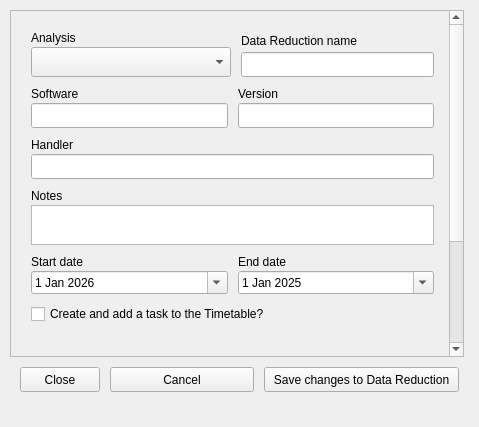
<?xml version="1.0" encoding="UTF-8"?>
<ui version="4.0">
 <class>EditeReductionWindow</class>
 <widget class="QDialog" name="EditeReductionWindow">
  <property name="geometry">
   <rect>
    <x>0</x>
    <y>0</y>
    <width>479</width>
    <height>427</height>
   </rect>
  </property>
  <property name="sizePolicy">
   <sizepolicy hsizetype="Preferred" vsizetype="Expanding">
    <horstretch>0</horstretch>
    <verstretch>0</verstretch>
   </sizepolicy>
  </property>
  <property name="minimumSize">
   <size>
    <width>0</width>
    <height>0</height>
   </size>
  </property>
  <property name="maximumSize">
   <size>
    <width>760</width>
    <height>550</height>
   </size>
  </property>
  <property name="windowTitle">
   <string>Dialog</string>
  </property>
  <property name="styleSheet">
   <string notr="true">QWidget{
	color: #F8F8F2;
	font: 8pt &quot;Inter 24pt Medium&quot;;
}
#bgApp {	
	background-color: rgb(44, 49, 58);
	border-radius: 10px;
}
#ContentBox {border-radius: 10px;}
#bottomBar {
	background-color: rgb(33, 37, 43);
	border-bottom-left-radius: 10px;
	border-bottom-right-radius: 10px;
}
#bgReduction {
	background-color: rgb(33, 37, 43);
	border-radius: 10px;
	border: 1px solid #525f7f;
}
#bgStatus {
	background-color: rgb(33, 37, 43);
	border-radius: 10px;
	border: 1px solid #525f7f;
}
#bgFile {
	background-color: rgb(33, 37, 43);
	border-radius: 10px;
	border: 1px solid #525f7f;
}

#btn_saveReduction {
	border-radius: 5px;	
	border: none;
	background-color: rgb(66, 209, 102);
}
#btn_saveReduction:hover {
	background-color: #50fA7B;
}
#btn_saveReduction:pressed {
	background-color: rgb(66, 209, 102);
}
#btn_cancel {
	border-radius: 5px;	
	border: none;
	background-color: rgb(52, 59, 72);
}
#btn_cancel:hover {
	background-color: rgb(61, 70, 86);
}
#btn_cancel:pressed {
	background-color: rgb(52, 59, 72);
}
#btn_copy {
	border-radius: 5px;	
	border: none;
	background-color: rgb(52, 59, 72);
}
#btn_copy:hover {
	background-color: rgb(61, 70, 86);
}
#btn_copy:pressed {
	background-color: rgb(52, 59, 72);
}
#btn_close {
	border-radius: 5px;	
	border: none;
	background-color: rgb(52, 59, 72);
}
#btn_close:hover {
	background-color: #FF5555;
}
#btn_close:pressed {
	background-color: rgb(52, 59, 72);
}
#content .QLineEdit {
	background-color: rgb(52, 59, 72);
	border-radius: 5px;
	padding-left: 5px;
	selection-color: rgb(255, 255, 255);
	selection-background-color: rgb(255, 121, 198);
	color: #ffb86c;
}
#content .QLineEdit:hover {
	border: 2px solid rgb(64, 71, 88);
}
#content .QLineEdit:focus {
	border: 2px solid rgb(91, 101, 124);
}

#content .QTextEdit {
	background-color: rgb(52, 59, 72);
	border-radius: 5px;
	padding-left: 5px;
	selection-color: rgb(255, 255, 255);
	selection-background-color: rgb(255, 121, 198);
	color: #ffb86c;
}
#content .QTextEdit:hover {
	border: 2px solid rgb(64, 71, 88);
}
#content .QTextEdit:focus {
	border: 2px solid rgb(91, 101, 124);
}

#content .QLabel {
	color: #EAEAF0;
	font: 8pt &quot;Inter 24pt Medium&quot;;
}

QComboBox{
	background-color: rgb(52, 59, 72);
	border-radius: 5px;
	border: 2px solid rgb(52, 59, 72);
	padding: 5px;
	padding-left: 10px;
	color: #ffb86c;
}
QComboBox:hover{
	border: 2px solid rgb(64, 71, 88);
}
QComboBox::drop-down {
	subcontrol-origin: padding;
	subcontrol-position: top right;
	width: 25px; 
	border-left-width: 3px;
	border-left-color: rgba(39, 44, 54, 150);
	border-left-style: solid;
	border-top-right-radius: 3px;
	border-bottom-right-radius: 3px;	
 }
QComboBox::down-arrow {
	image: url(:/icons/icons/cil-arrow-drop-down.png)
}
QComboBox::down-arrow:on {
    top: 1px;
    left: 1px;
}
QComboBox QAbstractItemView {
	color: #ff5555;	
	background-color: rgb(33, 37, 43);
	padding: 10px;
	selection-background-color: rgb(39, 44, 54);
}
QCheckBox::indicator {
    border: 3px solid rgb(52, 59, 72);
	width: 15px;
	height: 15px;
    background: rgb(44, 49, 60);
}
QCheckBox::indicator:hover {
    border: 3px solid rgb(58, 66, 81);
}
QCheckBox::indicator:checked {
    background: 3px solid rgb(52, 59, 72);
	border: 3px solid rgb(52, 59, 72);	
	background-image: url(:/icons/icons/cil-check-alt.png);
}
QDateEdit{
	background-color: rgb(52, 59, 72);
	border-radius: 5px;
	border: 2px solid rgb(52, 59, 72);
	padding: 5px;
	padding-left: 10px;
	color: #ffb86c;
}
QDateEdit:hover{
	border: 2px solid rgb(64, 71, 88);
}
QDateEdit::drop-down {
	subcontrol-origin: padding;
	subcontrol-position: top right;
	width: 25px; 
	border-left-width: 3px;
	border-left-color: rgba(39, 44, 54, 150);
	border-left-style: solid;
	border-top-right-radius: 3px;
	border-bottom-right-radius: 3px;	
	background-image: url(:/icons/icons/cil-arrow-drop-down.png);
	background-position: center;
	background-repeat: no-reperat;
 }
QDateEdit QAbstractItemView {
	color: #ff5555;	
	background-color: rgb(33, 37, 43);
	padding: 10px;
	selection-background-color: rgb(39, 44, 54);
}
QScrollArea {
    background: transparent;
    border: none;
}

QScrollArea &gt; QWidget &gt; QWidget {
    background: transparent;
}
QScrollBar:vertical {
    background: transparent;
    width: 5px;
    margin: 12px 0px 12px 0px;
    border: none;
}
QScrollBar::handle:vertical {
    background: #525f7f;
    min-height: 30px;
    border-radius: 2px;
}
QScrollBar::handle:vertical:hover {
    background: rgb(83, 88, 112);
}
QScrollBar::handle:vertical:pressed {
    background: #343746;
}
QScrollBar::sub-line:vertical {
            height: 14px;
            background: transparent;
            subcontrol-origin: margin;
            subcontrol-position: top;
}
QScrollBar::add-line:vertical {
            height: 14px;
            background: transparent;
            subcontrol-origin: margin;
            subcontrol-position: bottom;
}
QScrollBar::up-arrow:vertical {
            image: url(:/icons/icons/cil-arrow-up.png);
            width: 15px;
            height: 15px;
}
QScrollBar::down-arrow:vertical {
            image: url(:/icons/icons/cil-arrow-down.png);
            width: 15px;
            height: 15px;
}
QScrollBar::add-page:vertical,
        QScrollBar::sub-page:vertical {
            background: transparent;
}</string>
  </property>
  <layout class="QVBoxLayout" name="verticalLayout">
   <property name="spacing">
    <number>0</number>
   </property>
   <property name="leftMargin">
    <number>10</number>
   </property>
   <property name="topMargin">
    <number>10</number>
   </property>
   <property name="rightMargin">
    <number>10</number>
   </property>
   <property name="bottomMargin">
    <number>10</number>
   </property>
   <item>
    <widget class="QFrame" name="bgApp">
     <property name="sizePolicy">
      <sizepolicy hsizetype="Preferred" vsizetype="Preferred">
       <horstretch>0</horstretch>
       <verstretch>0</verstretch>
      </sizepolicy>
     </property>
     <property name="frameShape">
      <enum>QFrame::NoFrame</enum>
     </property>
     <property name="frameShadow">
      <enum>QFrame::Raised</enum>
     </property>
     <layout class="QVBoxLayout" name="shadow">
      <property name="spacing">
       <number>0</number>
      </property>
      <property name="leftMargin">
       <number>0</number>
      </property>
      <property name="topMargin">
       <number>0</number>
      </property>
      <property name="rightMargin">
       <number>0</number>
      </property>
      <property name="bottomMargin">
       <number>0</number>
      </property>
      <item>
       <widget class="QFrame" name="contentBox">
        <property name="frameShape">
         <enum>QFrame::NoFrame</enum>
        </property>
        <property name="frameShadow">
         <enum>QFrame::Raised</enum>
        </property>
        <layout class="QVBoxLayout" name="verticalLayout_2">
         <property name="spacing">
          <number>0</number>
         </property>
         <property name="leftMargin">
          <number>0</number>
         </property>
         <property name="topMargin">
          <number>0</number>
         </property>
         <property name="rightMargin">
          <number>0</number>
         </property>
         <property name="bottomMargin">
          <number>0</number>
         </property>
         <item>
          <widget class="QFrame" name="contentBottom">
           <property name="frameShape">
            <enum>QFrame::NoFrame</enum>
           </property>
           <property name="frameShadow">
            <enum>QFrame::Raised</enum>
           </property>
           <layout class="QVBoxLayout" name="verticalLayout_4">
            <property name="spacing">
             <number>0</number>
            </property>
            <property name="leftMargin">
             <number>0</number>
            </property>
            <property name="topMargin">
             <number>0</number>
            </property>
            <property name="rightMargin">
             <number>0</number>
            </property>
            <property name="bottomMargin">
             <number>0</number>
            </property>
            <item>
             <widget class="QFrame" name="content">
              <property name="frameShape">
               <enum>QFrame::NoFrame</enum>
              </property>
              <property name="frameShadow">
               <enum>QFrame::Raised</enum>
              </property>
              <layout class="QVBoxLayout" name="verticalLayout_19">
               <property name="spacing">
                <number>0</number>
               </property>
               <property name="leftMargin">
                <number>0</number>
               </property>
               <property name="topMargin">
                <number>0</number>
               </property>
               <property name="rightMargin">
                <number>5</number>
               </property>
               <property name="bottomMargin">
                <number>0</number>
               </property>
               <item>
                <widget class="QScrollArea" name="scrollArea">
                 <property name="widgetResizable">
                  <bool>true</bool>
                 </property>
                 <widget class="QWidget" name="scrollAreaWidgetContents">
                  <property name="geometry">
                   <rect>
                    <x>0</x>
                    <y>0</y>
                    <width>449</width>
                    <height>543</height>
                   </rect>
                  </property>
                  <layout class="QVBoxLayout" name="verticalLayout_20">
                   <property name="spacing">
                    <number>10</number>
                   </property>
                   <property name="leftMargin">
                    <number>10</number>
                   </property>
                   <property name="topMargin">
                    <number>10</number>
                   </property>
                   <property name="rightMargin">
                    <number>5</number>
                   </property>
                   <property name="bottomMargin">
                    <number>10</number>
                   </property>
                   <item>
                    <widget class="QFrame" name="bgReduction">
                     <property name="frameShape">
                      <enum>QFrame::NoFrame</enum>
                     </property>
                     <property name="frameShadow">
                      <enum>QFrame::Raised</enum>
                     </property>
                     <layout class="QVBoxLayout" name="verticalLayout_16">
                      <property name="spacing">
                       <number>10</number>
                      </property>
                      <property name="leftMargin">
                       <number>10</number>
                      </property>
                      <property name="topMargin">
                       <number>10</number>
                      </property>
                      <property name="rightMargin">
                       <number>10</number>
                      </property>
                      <property name="bottomMargin">
                       <number>10</number>
                      </property>
                      <item>
                       <layout class="QHBoxLayout" name="horizontalLayout_7">
                        <property name="spacing">
                         <number>10</number>
                        </property>
                        <item>
                         <layout class="QVBoxLayout" name="verticalLayout_5">
                          <property name="spacing">
                           <number>2</number>
                          </property>
                          <item>
                           <widget class="QLabel" name="label">
                            <property name="text">
                             <string>Analysis</string>
                            </property>
                           </widget>
                          </item>
                          <item>
                           <widget class="QComboBox" name="analysis">
                            <property name="sizePolicy">
                             <sizepolicy hsizetype="Expanding" vsizetype="Fixed">
                              <horstretch>0</horstretch>
                              <verstretch>0</verstretch>
                             </sizepolicy>
                            </property>
                            <property name="minimumSize">
                             <size>
                              <width>200</width>
                              <height>30</height>
                             </size>
                            </property>
                            <property name="maximumSize">
                             <size>
                              <width>16777215</width>
                              <height>30</height>
                             </size>
                            </property>
                            <property name="cursor">
                             <cursorShape>PointingHandCursor</cursorShape>
                            </property>
                           </widget>
                          </item>
                         </layout>
                        </item>
                        <item>
                         <layout class="QVBoxLayout" name="verticalLayout_6">
                          <property name="spacing">
                           <number>2</number>
                          </property>
                          <item>
                           <widget class="QLabel" name="label_2">
                            <property name="text">
                             <string>Data Reduction name</string>
                            </property>
                           </widget>
                          </item>
                          <item>
                           <widget class="QLineEdit" name="reductionName">
                            <property name="minimumSize">
                             <size>
                              <width>0</width>
                              <height>25</height>
                             </size>
                            </property>
                            <property name="maximumSize">
                             <size>
                              <width>16777215</width>
                              <height>25</height>
                             </size>
                            </property>
                           </widget>
                          </item>
                         </layout>
                        </item>
                       </layout>
                      </item>
                      <item>
                       <layout class="QHBoxLayout" name="horizontalLayout_3">
                        <property name="spacing">
                         <number>10</number>
                        </property>
                        <item>
                         <layout class="QVBoxLayout" name="verticalLayout_7">
                          <property name="spacing">
                           <number>2</number>
                          </property>
                          <item>
                           <widget class="QLabel" name="label_3">
                            <property name="text">
                             <string>Software</string>
                            </property>
                           </widget>
                          </item>
                          <item>
                           <widget class="QLineEdit" name="software">
                            <property name="minimumSize">
                             <size>
                              <width>0</width>
                              <height>25</height>
                             </size>
                            </property>
                            <property name="maximumSize">
                             <size>
                              <width>16777215</width>
                              <height>25</height>
                             </size>
                            </property>
                           </widget>
                          </item>
                         </layout>
                        </item>
                        <item>
                         <layout class="QVBoxLayout" name="verticalLayout_8">
                          <property name="spacing">
                           <number>2</number>
                          </property>
                          <item>
                           <widget class="QLabel" name="label_4">
                            <property name="text">
                             <string>Version</string>
                            </property>
                           </widget>
                          </item>
                          <item>
                           <widget class="QLineEdit" name="version">
                            <property name="minimumSize">
                             <size>
                              <width>0</width>
                              <height>25</height>
                             </size>
                            </property>
                            <property name="maximumSize">
                             <size>
                              <width>16777215</width>
                              <height>25</height>
                             </size>
                            </property>
                           </widget>
                          </item>
                         </layout>
                        </item>
                       </layout>
                      </item>
                      <item>
                       <layout class="QVBoxLayout" name="verticalLayout_9">
                        <property name="spacing">
                         <number>2</number>
                        </property>
                        <item>
                         <widget class="QLabel" name="label_5">
                          <property name="text">
                           <string>Handler</string>
                          </property>
                         </widget>
                        </item>
                        <item>
                         <widget class="QLineEdit" name="handler">
                          <property name="minimumSize">
                           <size>
                            <width>0</width>
                            <height>25</height>
                           </size>
                          </property>
                          <property name="maximumSize">
                           <size>
                            <width>16777215</width>
                            <height>25</height>
                           </size>
                          </property>
                         </widget>
                        </item>
                       </layout>
                      </item>
                      <item>
                       <layout class="QVBoxLayout" name="verticalLayout_10">
                        <property name="spacing">
                         <number>2</number>
                        </property>
                        <item>
                         <widget class="QLabel" name="label_6">
                          <property name="text">
                           <string>Notes</string>
                          </property>
                         </widget>
                        </item>
                        <item>
                         <widget class="QTextEdit" name="notes">
                          <property name="minimumSize">
                           <size>
                            <width>0</width>
                            <height>40</height>
                           </size>
                          </property>
                          <property name="maximumSize">
                           <size>
                            <width>16777215</width>
                            <height>40</height>
                           </size>
                          </property>
                         </widget>
                        </item>
                       </layout>
                      </item>
                      <item>
                       <layout class="QHBoxLayout" name="horizontalLayout_8">
                        <property name="spacing">
                         <number>10</number>
                        </property>
                        <item>
                         <layout class="QVBoxLayout" name="verticalLayout_15">
                          <property name="spacing">
                           <number>2</number>
                          </property>
                          <item>
                           <widget class="QLabel" name="label_10">
                            <property name="text">
                             <string>Start date</string>
                            </property>
                           </widget>
                          </item>
                          <item>
                           <widget class="QDateEdit" name="startEnd">
                            <property name="cursor">
                             <cursorShape>PointingHandCursor</cursorShape>
                            </property>
                            <property name="minimumDate">
                             <date>
                              <year>2026</year>
                              <month>1</month>
                              <day>1</day>
                             </date>
                            </property>
                            <property name="calendarPopup">
                             <bool>true</bool>
                            </property>
                           </widget>
                          </item>
                         </layout>
                        </item>
                        <item>
                         <layout class="QVBoxLayout" name="verticalLayout_14">
                          <property name="spacing">
                           <number>2</number>
                          </property>
                          <item>
                           <widget class="QLabel" name="label_11">
                            <property name="text">
                             <string>End date</string>
                            </property>
                           </widget>
                          </item>
                          <item>
                           <widget class="QDateEdit" name="endDate">
                            <property name="cursor">
                             <cursorShape>PointingHandCursor</cursorShape>
                            </property>
                            <property name="minimumDate">
                             <date>
                              <year>2025</year>
                              <month>1</month>
                              <day>1</day>
                             </date>
                            </property>
                            <property name="calendarPopup">
                             <bool>true</bool>
                            </property>
                           </widget>
                          </item>
                         </layout>
                        </item>
                       </layout>
                      </item>
                      <item>
                       <widget class="QCheckBox" name="task">
                        <property name="cursor">
                         <cursorShape>PointingHandCursor</cursorShape>
                        </property>
                        <property name="text">
                         <string>Create and add a task to the Timetable?</string>
                        </property>
                       </widget>
                      </item>
                     </layout>
                    </widget>
                   </item>
                   <item>
                    <widget class="QFrame" name="bgStatus">
                     <property name="frameShape">
                      <enum>QFrame::NoFrame</enum>
                     </property>
                     <property name="frameShadow">
                      <enum>QFrame::Raised</enum>
                     </property>
                     <layout class="QVBoxLayout" name="verticalLayout_17">
                      <property name="spacing">
                       <number>10</number>
                      </property>
                      <property name="leftMargin">
                       <number>10</number>
                      </property>
                      <property name="topMargin">
                       <number>10</number>
                      </property>
                      <property name="rightMargin">
                       <number>10</number>
                      </property>
                      <property name="bottomMargin">
                       <number>10</number>
                      </property>
                      <item>
                       <layout class="QHBoxLayout" name="horizontalLayout_6">
                        <property name="spacing">
                         <number>10</number>
                        </property>
                        <item>
                         <layout class="QVBoxLayout" name="verticalLayout_11">
                          <property name="spacing">
                           <number>2</number>
                          </property>
                          <item alignment="Qt::AlignTop">
                           <widget class="QLabel" name="label_7">
                            <property name="text">
                             <string>Status</string>
                            </property>
                           </widget>
                          </item>
                          <item>
                           <widget class="QComboBox" name="status">
                            <property name="cursor">
                             <cursorShape>PointingHandCursor</cursorShape>
                            </property>
                            <item>
                             <property name="text">
                              <string>Logged in</string>
                             </property>
                            </item>
                            <item>
                             <property name="text">
                              <string>Data Reduction in progress...</string>
                             </property>
                            </item>
                            <item>
                             <property name="text">
                              <string>Data Reduction finished</string>
                             </property>
                            </item>
                            <item>
                             <property name="text">
                              <string>Results sent to User</string>
                             </property>
                            </item>
                           </widget>
                          </item>
                         </layout>
                        </item>
                        <item>
                         <layout class="QVBoxLayout" name="verticalLayout_12">
                          <property name="spacing">
                           <number>2</number>
                          </property>
                          <item>
                           <widget class="QLabel" name="label_8">
                            <property name="text">
                             <string>Date</string>
                            </property>
                           </widget>
                          </item>
                          <item>
                           <widget class="QDateEdit" name="date">
                            <property name="minimumSize">
                             <size>
                              <width>110</width>
                              <height>30</height>
                             </size>
                            </property>
                            <property name="maximumSize">
                             <size>
                              <width>4745757</width>
                              <height>30</height>
                             </size>
                            </property>
                            <property name="cursor">
                             <cursorShape>PointingHandCursor</cursorShape>
                            </property>
                            <property name="minimumDate">
                             <date>
                              <year>2026</year>
                              <month>1</month>
                              <day>1</day>
                             </date>
                            </property>
                            <property name="calendarPopup">
                             <bool>true</bool>
                            </property>
                           </widget>
                          </item>
                         </layout>
                        </item>
                       </layout>
                      </item>
                     </layout>
                    </widget>
                   </item>
                   <item>
                    <widget class="QFrame" name="bgFile">
                     <property name="frameShape">
                      <enum>QFrame::NoFrame</enum>
                     </property>
                     <property name="frameShadow">
                      <enum>QFrame::Raised</enum>
                     </property>
                     <layout class="QVBoxLayout" name="verticalLayout_18">
                      <item alignment="Qt::AlignLeft">
                       <widget class="QCheckBox" name="generate">
                        <property name="cursor">
                         <cursorShape>PointingHandCursor</cursorShape>
                        </property>
                        <property name="text">
                         <string>Use file name generator?</string>
                        </property>
                       </widget>
                      </item>
                      <item>
                       <layout class="QVBoxLayout" name="verticalLayout_13">
                        <property name="spacing">
                         <number>2</number>
                        </property>
                        <item>
                         <widget class="QLabel" name="label_9">
                          <property name="text">
                           <string>File name</string>
                          </property>
                         </widget>
                        </item>
                        <item>
                         <layout class="QHBoxLayout" name="horizontalLayout_4">
                          <property name="spacing">
                           <number>2</number>
                          </property>
                          <item>
                           <widget class="QLineEdit" name="fileName">
                            <property name="minimumSize">
                             <size>
                              <width>0</width>
                              <height>25</height>
                             </size>
                            </property>
                            <property name="maximumSize">
                             <size>
                              <width>16777215</width>
                              <height>25</height>
                             </size>
                            </property>
                           </widget>
                          </item>
                          <item>
                           <widget class="QPushButton" name="btn_copy">
                            <property name="minimumSize">
                             <size>
                              <width>60</width>
                              <height>25</height>
                             </size>
                            </property>
                            <property name="maximumSize">
                             <size>
                              <width>60</width>
                              <height>25</height>
                             </size>
                            </property>
                            <property name="cursor">
                             <cursorShape>PointingHandCursor</cursorShape>
                            </property>
                            <property name="text">
                             <string>Copy</string>
                            </property>
                            <property name="icon">
                             <iconset resource="../resources/resources.qrc">
                              <normaloff>:/icons/icons/cil-copy.png</normaloff>:/icons/icons/cil-copy.png</iconset>
                            </property>
                           </widget>
                          </item>
                         </layout>
                        </item>
                       </layout>
                      </item>
                     </layout>
                    </widget>
                   </item>
                  </layout>
                 </widget>
                </widget>
               </item>
              </layout>
             </widget>
            </item>
            <item>
             <widget class="QFrame" name="bottomBar">
              <property name="minimumSize">
               <size>
                <width>0</width>
                <height>60</height>
               </size>
              </property>
              <property name="maximumSize">
               <size>
                <width>16777215</width>
                <height>60</height>
               </size>
              </property>
              <property name="frameShape">
               <enum>QFrame::NoFrame</enum>
              </property>
              <property name="frameShadow">
               <enum>QFrame::Raised</enum>
              </property>
              <layout class="QVBoxLayout" name="verticalLayout_3">
               <property name="spacing">
                <number>0</number>
               </property>
               <property name="leftMargin">
                <number>0</number>
               </property>
               <property name="topMargin">
                <number>0</number>
               </property>
               <property name="rightMargin">
                <number>0</number>
               </property>
               <property name="bottomMargin">
                <number>0</number>
               </property>
               <item>
                <widget class="QFrame" name="frame">
                 <property name="frameShape">
                  <enum>QFrame::NoFrame</enum>
                 </property>
                 <property name="frameShadow">
                  <enum>QFrame::Raised</enum>
                 </property>
                 <layout class="QHBoxLayout" name="horizontalLayout_2">
                  <property name="spacing">
                   <number>10</number>
                  </property>
                  <property name="leftMargin">
                   <number>10</number>
                  </property>
                  <property name="topMargin">
                   <number>10</number>
                  </property>
                  <property name="rightMargin">
                   <number>10</number>
                  </property>
                  <property name="bottomMargin">
                   <number>0</number>
                  </property>
                  <item>
                   <widget class="QPushButton" name="btn_close">
                    <property name="minimumSize">
                     <size>
                      <width>25</width>
                      <height>0</height>
                     </size>
                    </property>
                    <property name="maximumSize">
                     <size>
                      <width>80</width>
                      <height>25</height>
                     </size>
                    </property>
                    <property name="cursor">
                     <cursorShape>PointingHandCursor</cursorShape>
                    </property>
                    <property name="text">
                     <string>Close</string>
                    </property>
                    <property name="icon">
                     <iconset resource="../resources/resources.qrc">
                      <normaloff>:/icons/icons/cil-close.png</normaloff>:/icons/icons/cil-close.png</iconset>
                    </property>
                   </widget>
                  </item>
                  <item>
                   <widget class="QPushButton" name="btn_cancel">
                    <property name="minimumSize">
                     <size>
                      <width>0</width>
                      <height>25</height>
                     </size>
                    </property>
                    <property name="maximumSize">
                     <size>
                      <width>16777215</width>
                      <height>25</height>
                     </size>
                    </property>
                    <property name="cursor">
                     <cursorShape>PointingHandCursor</cursorShape>
                    </property>
                    <property name="text">
                     <string>Cancel</string>
                    </property>
                    <property name="icon">
                     <iconset resource="../resources/resources.qrc">
                      <normaloff>:/icons/icons/cil-cancel.png</normaloff>:/icons/icons/cil-cancel.png</iconset>
                    </property>
                   </widget>
                  </item>
                  <item>
                   <widget class="QPushButton" name="btn_saveReduction">
                    <property name="minimumSize">
                     <size>
                      <width>195</width>
                      <height>25</height>
                     </size>
                    </property>
                    <property name="maximumSize">
                     <size>
                      <width>16777215</width>
                      <height>25</height>
                     </size>
                    </property>
                    <property name="cursor">
                     <cursorShape>PointingHandCursor</cursorShape>
                    </property>
                    <property name="text">
                     <string>Save changes to Data Reduction</string>
                    </property>
                    <property name="icon">
                     <iconset resource="../resources/resources.qrc">
                      <normaloff>:/icons/icons/cill-ok-filled.png</normaloff>:/icons/icons/cill-ok-filled.png</iconset>
                    </property>
                   </widget>
                  </item>
                 </layout>
                </widget>
               </item>
               <item>
                <widget class="QFrame" name="frame_2">
                 <property name="frameShape">
                  <enum>QFrame::NoFrame</enum>
                 </property>
                 <property name="frameShadow">
                  <enum>QFrame::Raised</enum>
                 </property>
                 <layout class="QHBoxLayout" name="horizontalLayout">
                  <property name="spacing">
                   <number>0</number>
                  </property>
                  <property name="leftMargin">
                   <number>10</number>
                  </property>
                  <property name="topMargin">
                   <number>0</number>
                  </property>
                  <property name="rightMargin">
                   <number>0</number>
                  </property>
                  <property name="bottomMargin">
                   <number>0</number>
                  </property>
                  <item>
                   <widget class="QLabel" name="label_status">
                    <property name="text">
                     <string/>
                    </property>
                   </widget>
                  </item>
                  <item>
                   <widget class="QFrame" name="frame_size_grip">
                    <property name="minimumSize">
                     <size>
                      <width>20</width>
                      <height>20</height>
                     </size>
                    </property>
                    <property name="maximumSize">
                     <size>
                      <width>20</width>
                      <height>20</height>
                     </size>
                    </property>
                    <property name="frameShape">
                     <enum>QFrame::NoFrame</enum>
                    </property>
                    <property name="frameShadow">
                     <enum>QFrame::Raised</enum>
                    </property>
                   </widget>
                  </item>
                 </layout>
                </widget>
               </item>
              </layout>
             </widget>
            </item>
           </layout>
          </widget>
         </item>
        </layout>
       </widget>
      </item>
     </layout>
    </widget>
   </item>
  </layout>
 </widget>
 <resources>
  <include location="../resources/resources.qrc"/>
 </resources>
 <connections/>
</ui>
